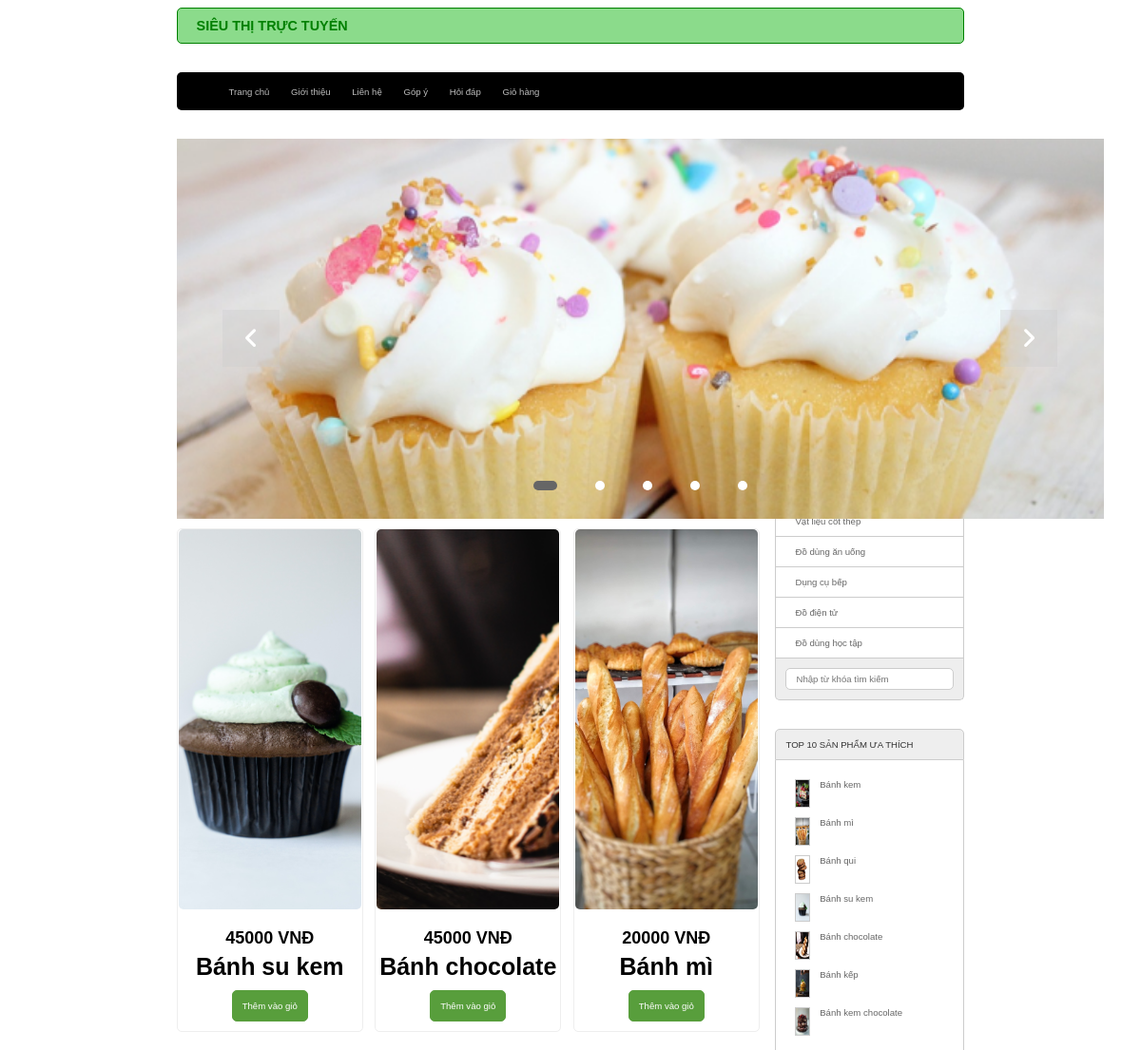
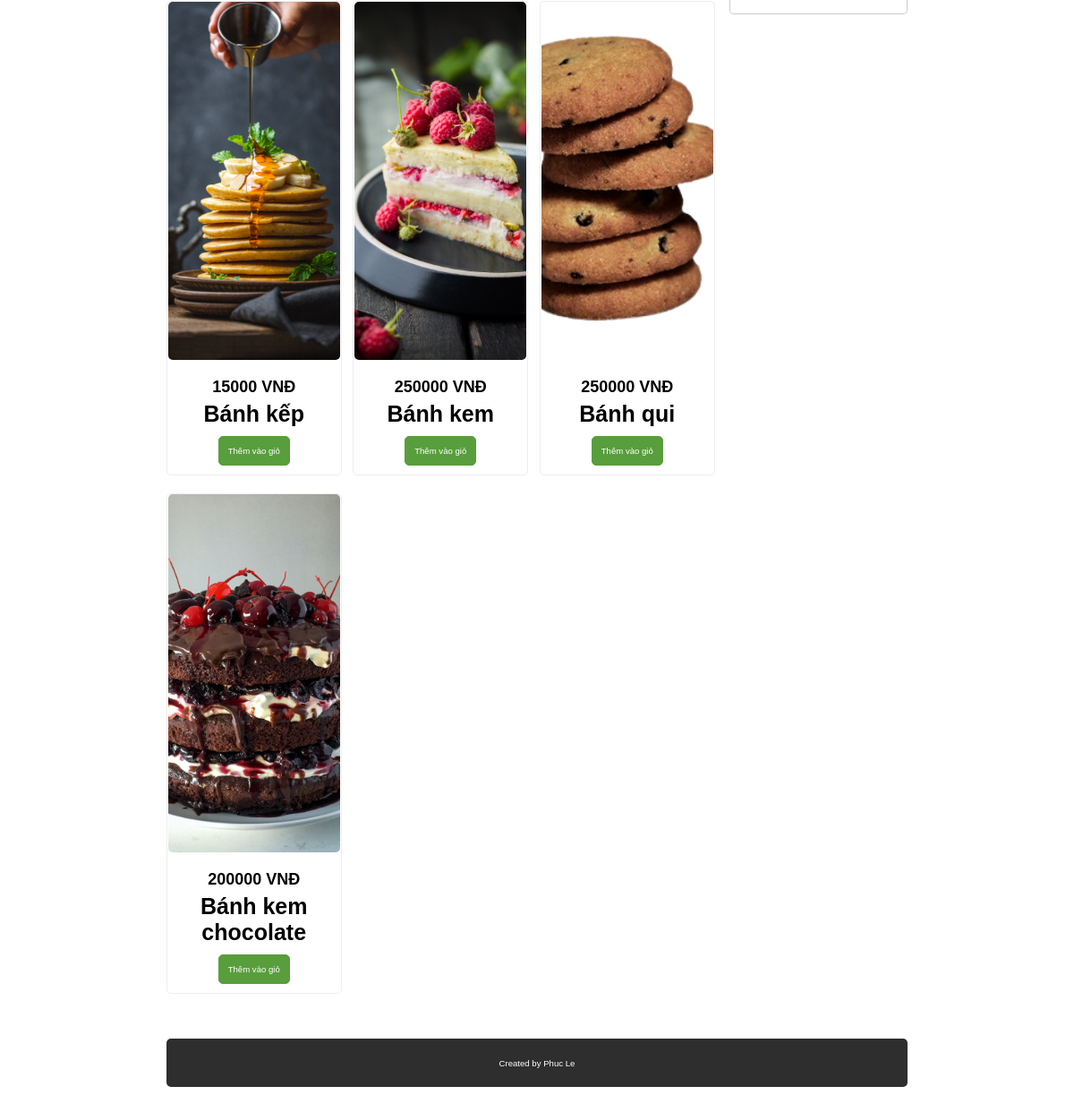
The page / on the database its author committed (2 pictures, top to bottom).
### tables this page shows
CREATE TABLE `sanpham` (
  `id` int(10) NOT NULL,
  `name` varchar(255) NOT NULL,
  `price` double(10,2) DEFAULT 0.00,
  `img` varchar(255) DEFAULT NULL,
  `mota` text DEFAULT NULL,
  `luotxem` int(10) DEFAULT 0,
  `iddm` int(10) NOT NULL
);

CREATE TABLE `danhmuc` (
  `id` int(10) NOT NULL,
  `name` varchar(255) NOT NULL
);

### model/pdo.php (called while the page is built, shortened)
<?php
function pdo_get_connection(){
    $dburl = "mysql:host=localhost;dbname=demoduan;charset=utf8";
    $username = 'root';
    $password = '';
    $conn = new PDO($dburl, $username, $password);
    $conn->setAttribute(PDO::ATTR_ERRMODE, PDO::ERRMODE_EXCEPTION);
    return $conn;
}
function pdo_query($sql){
    $sql_args = array_slice(func_get_args(), 1);
    try{
        $conn = pdo_get_connection();
        $stmt = $conn->prepare($sql);
        $stmt->execute($sql_args);
        $rows = $stmt->fetchAll();
        return $rows;
    }
    catch(PDOException $e){
        throw $e;
    }
    finally{
        unset($conn);
    }
}

### model/sanpham.php (called while the page is built, shortened)
<?php
    function loadAll_sanpham_honme(){
        $sql='SELECT * FROM sanpham WHERE 1 ORDER BY id DESC LIMIT 0,9';
        $listsanpham=pdo_query($sql);
        return $listsanpham;
    }
    function loadAll_sanpham_top10(){
        $sql="SELECT * FROM sanpham WHERE 1 ORDER BY luotxem LIMIT 0,10";
        $listsanpham=pdo_query($sql);
        return $listsanpham;
    }
?>

### global.php (called while the page is built)
<?php
    $img_path="./uploads/";
?>

### model/danhmuc.php (called while the page is built, shortened)
<?php
    function loadAll_danhmuc(){
        $sql="SELECT * FROM danhmuc ORDER BY id DESC";
        $listdanhmuc=pdo_query($sql);
        return $listdanhmuc;
    }
?>

### view/home.php (the view, shortened to what this page needs)
<div class="row mb">
            <div class="boxtrai mr">
                <div class="row">
                    <div class="banner mb10">
                        <div class="slider">
                            <div class="list">
                                <div class="item">
                                    <img src="view/images/banner.png" alt="">
                                </div>
                            </div>
                            <div class="buttons">
                                <button id="next"><i class="fa-solid fa-angle-left"></i></button>
                                <button id="prev"><i class="fa-solid fa-angle-right"></i></button>
                            </div>
                            <ul class="dots">
                                <li class="active"></li>
                                <li></li>
                                <li></li>
                                <li></li>
                                <li></li>
                            </ul>
                        </div>
                    </div>
                </div>
                <div class="row">
                    <?php
                    $i=0;
                        foreach($spnew as $sp){
                            extract($sp);
                            $hinh=$img_path.$img;
                            if(($i==2) || ($i==5) || ($i==8)){
                                $mr='';
                            }else{
                                $mr='mr';
                            }
                            echo ' <div class="boxsp '.$mr.'">
                                        <img id="imgProduct" src="'.$hinh.'" alt="">
                                        <p id="price">'.$price.' VNĐ</p>
                                        <a id="nameProduct" href="index.php?act=sanphamct&idsp='.$id.'">'.$name.'</a>
                                        <div class="row btnAddToCart">
                                            <form action="index.php?act=addtocart" method="post">
                                                <input type="hidden" name="id" value="'.$id.'">
                                                <input type="hidden" name="name" value="'.$name.'">
                                                <input type="hidden" name="img" value="'.$img.'">
                                                <input type="hidden" name="price" value="'.$price.'">
                                                <input id="addToCart" type="submit" name="addtocart" value="Thêm vào giỏ">
                                            </form>
                                        </div>
                                    </div>';
                            $i++;
                        }
                    ?>
                </div>
            </div>
            <div class="boxphai">
                <?php include 'boxright.php';?>
            </div>
        </div>

### view/boxright.php (shortened to what this page needs)
<div class="row mb">
    <div class="boxtitle">TÀI KHOẢN</div>
    <div class="boxcontent formtaikhoan">
        <?php
            if(isset($_SESSION['user'])){
                extract($_SESSION['user']);
        ?>
            <div class="row mb10">
                Xin chào, <?= $user?>
            </div>
            <div class="row mb10">
                <li><a href="index.php?act=doimk">Đổi mật khẩu</a></li>
                <li><a href="index.php?act=edit_taikhoan">Cập nhật tài khoản</a></li>
                <?php
                    if($role==1){
                ?>
                <li><a href="admin/index.php">Đăng nhập admin</a></li>
                <?php
                    }
                ?>
                <li><a href="index.php?act=thoat">Thoát</a></li>
            </div>
        <?php
            }else{
        ?>
        <form action="index.php?act=dangnhap" method="post">
            <div class="row mb10">
                <label for="">Tên đăng nhập</label><br>
                <input type="text" name="user" required><br>
            </div>
            <div class="row mb10">
                <label for="">Mật khẩu</label><br>
                <input class="pass" type="password" name="pass" required><br>
            </div>
            <div class="row mb10">
                <input class="check" type="checkbox"><label for="">Hiện mật khẩu</label><br>
            </div>
            <div class="row mb10">
                <input class="check" type="checkbox"><label for="">Ghi nhớ tài khoản</label><br>
            </div>
            <div class="row mb10">
            </div>
        </form>
        <li><a href="index.php?act=quenmk">Quên mật khẩu</a></li>
        <li><a href="index.php?act=dangky">Đăng ký tài khoản</a></li>
        <?php }  ?>
    </div>
</div>
<div class="row mb">
    <div class="boxtitle">DANH MỤC</div>
    <div class="boxcontent2 menudoc">
        <ul>
            <?php
                foreach ($dsdm as $dm) {
                    extract($dm);
                    $linkdm="index.php?act=sanpham&iddm=".$id;
                    echo '<li><a href="'.$linkdm.'">'.$name.'</a></li>';
                }
            ?>
        </ul>
    </div>
    <div class="boxfooter searchbox">
        <form action="index.php?act=sanpham" method="post">
            <input type="text" name="kyw" placeholder="Nhập từ khóa tìm kiếm" required>
        </form>
    </div>
</div>
<div class="row">
    <div class="boxtitle">TOP 10 SẢN PHẨM ƯA THÍCH</div>
    <div class="boxcontent row">
        <?php
            foreach($dstop10 as $sp){
                extract($sp);
                $linksp="index.php?act=sanphamct&idsp=".$id;
                $img=$img_path.$img;
                echo '<div class="row mb10 top10">
                        <img src="'.$img.'" alt="">
                        <a href="'.$linksp.'">'.$name.'</a>
                    </div>';
            }
        ?>
    </div>
</div>

### rows shown on the page
sanpham: img (picture), price "45000", name "Bánh su kem", shows a picture
sanpham: img (picture), price "45000", name "Bánh chocolate", shows a picture
sanpham: img (picture), price "20000", name "Bánh mì", shows a picture
sanpham: img (picture), price "15000", name "Bánh kếp", shows a picture
sanpham: img (picture), price "250000", name "Bánh kem", shows a picture
sanpham: img (picture), price "250000", name "Bánh qui", shows a picture
sanpham: img (picture), price "200000", name "Bánh kem chocolate", shows a picture
danhmuc: name "Vật liệu cốt thép"
danhmuc: name "Đồ dùng ăn uống"
danhmuc: name "Dụng cụ bếp"
danhmuc: name "Đồ điện tử"
danhmuc: name "Đồ dùng học tập"
